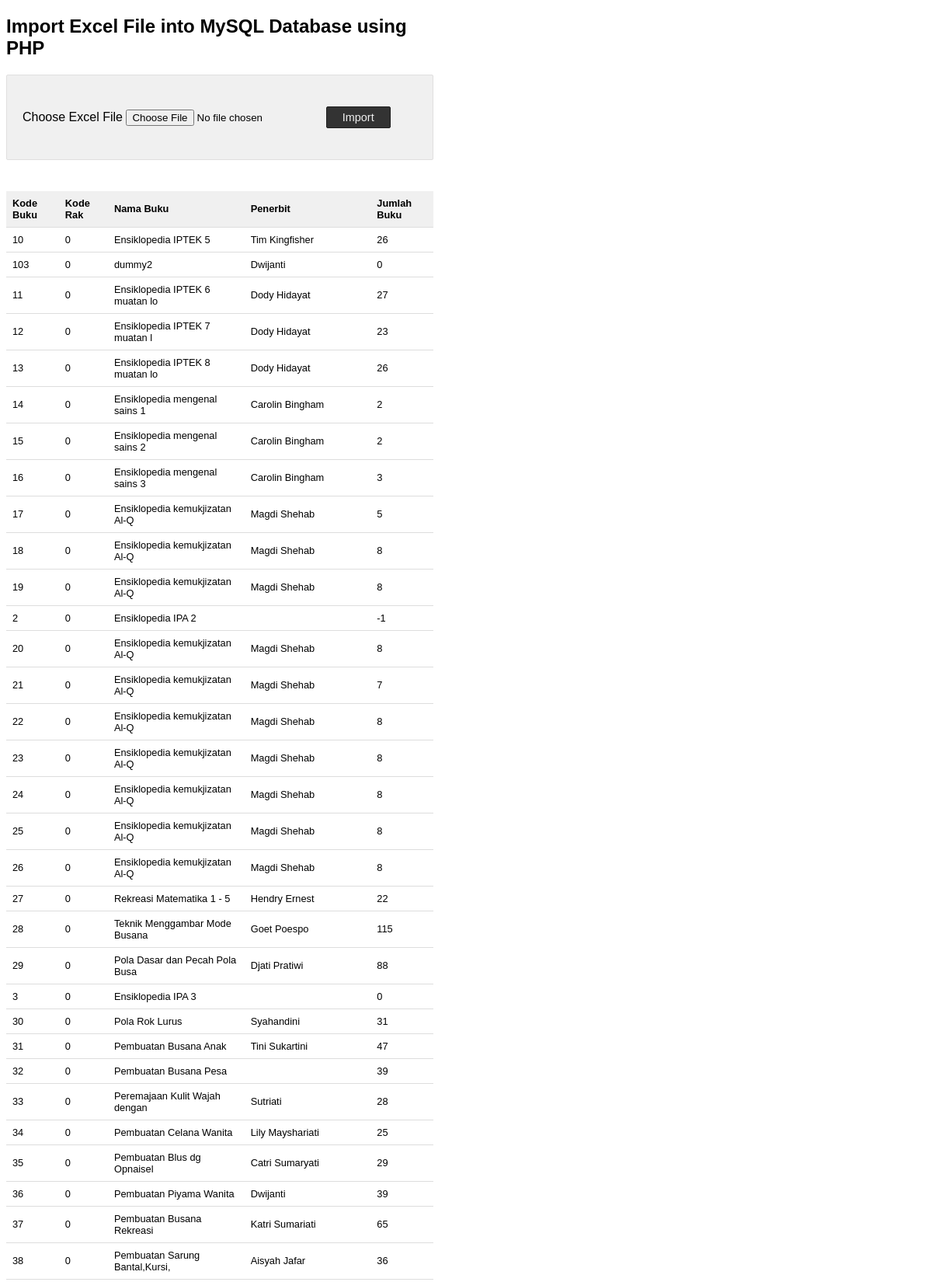
The page /Perpustakaan/import_buku.php (upper part) on the database its author committed.
### tables this page shows
CREATE TABLE `buku` (
  `kd_buku` varchar(6) NOT NULL,
  `kd_rak` int(11) DEFAULT NULL,
  `nama_buku` varchar(30) DEFAULT NULL,
  `penerbit` text,
  `pengarang` varchar(100) DEFAULT NULL,
  `jumlah_buku` int(11) DEFAULT NULL
);

### Perpustakaan/import_buku.php (the view, shortened to what this page needs)
<?php
$conn = mysqli_connect("localhost","root","","perpustakaan_v2");
?>
<!DOCTYPE html>
<html>
<head>
</head>
<body>
    <h2>Import Excel File into MySQL Database using PHP</h2>
    <div class="outer-container">
        <form action="" method="post"
            name="frmExcelImport" id="frmExcelImport" enctype="multipart/form-data">
            <div>
                <label>Choose Excel
                    File</label> <input type="file" name="file"
                    id="file" accept=".xls,.xlsx">
                <button type="submit" id="submit" name="import"
                    class="btn-submit">Import</button>
            </div>
        </form>
    </div>
<?php
    $result = mysqli_query($conn, "SELECT * FROM buku");
if (mysqli_num_rows($result) > 0)
{
?>
    <table class='tutorial-table'>
        <thead>
            <tr>
                <th>Kode Buku</th>
                <th>Kode Rak</th>
                <th>Nama Buku</th>
                <th>Penerbit</th>
                <th>Jumlah Buku</th>
            </tr>
        </thead>
<?php
    while ($row = mysqli_fetch_array($result)) {
?>
        <tbody>
        <tr>
            <td><?php  echo $row['kd_buku']; ?></td>
            <td><?php  echo $row['kd_rak']; ?></td>
            <td><?php  echo $row['nama_buku']; ?></td>
            <td><?php  echo $row['penerbit']; ?></td>
            <td><?php  echo $row['jumlah_buku']; ?></td>
        </tr>
<?php
    }
?>
        </tbody>
    </table>
<?php
}
?>
</body>
</html>

### Perpustakaan/import_buku.php (style rules this page uses)
body { font-family: Arial; width: 550px; }
.outer-container { background: #F0F0F0; border: #e0dfdf 1px solid; padding: 40px 20px; border-radius: 2px; }
.btn-submit { background: #333; border: #1d1d1d 1px solid; border-radius: 2px; color: #f0f0f0; cursor: pointer; padding: 5px 20px; font-size:0.9em; }
.tutorial-table { margin-top: 40px; font-size: 0.8em; border-collapse: collapse; width: 100%; }
.tutorial-table th { background: #f0f0f0; border-bottom: 1px solid #dddddd; padding: 8px; text-align: left; }
.tutorial-table td { background: #FFF; border-bottom: 1px solid #dddddd; padding: 8px; text-align: left; }

### rows shown on the page
buku: kd_buku "10", kd_rak "0", nama_buku "Ensiklopedia IPTEK 5", penerbit "Tim Kingfisher", jumlah_buku "26"
buku: kd_buku "103", kd_rak "0", nama_buku "dummy2", penerbit "Dwijanti", jumlah_buku "0"
buku: kd_buku "11", kd_rak "0", nama_buku "Ensiklopedia IPTEK 6 muatan lo", penerbit "Dody Hidayat", jumlah_buku "27"
buku: kd_buku "12", kd_rak "0", nama_buku "Ensiklopedia IPTEK 7 muatan l", penerbit "Dody Hidayat", jumlah_buku "23"
buku: kd_buku "13", kd_rak "0", nama_buku "Ensiklopedia IPTEK 8 muatan lo", penerbit "Dody Hidayat", jumlah_buku "26"
buku: kd_buku "14", kd_rak "0", nama_buku "Ensiklopedia mengenal sains 1", penerbit "Carolin Bingham", jumlah_buku "2"
buku: kd_buku "15", kd_rak "0", nama_buku "Ensiklopedia mengenal sains 2", penerbit "Carolin Bingham", jumlah_buku "2"
buku: kd_buku "16", kd_rak "0", nama_buku "Ensiklopedia mengenal sains 3", penerbit "Carolin Bingham", jumlah_buku "3"
buku: kd_buku "17", kd_rak "0", nama_buku "Ensiklopedia kemukjizatan Al-Q", penerbit "Magdi Shehab", jumlah_buku "5"
buku: kd_buku "18", kd_rak "0", nama_buku "Ensiklopedia kemukjizatan Al-Q", penerbit "Magdi Shehab", jumlah_buku "8"
buku: kd_buku "19", kd_rak "0", nama_buku "Ensiklopedia kemukjizatan Al-Q", penerbit "Magdi Shehab", jumlah_buku "8"
buku: kd_buku "2", kd_rak "0", nama_buku "Ensiklopedia IPA 2", jumlah_buku "-1"
buku: kd_buku "20", kd_rak "0", nama_buku "Ensiklopedia kemukjizatan Al-Q", penerbit "Magdi Shehab", jumlah_buku "8"
buku: kd_buku "21", kd_rak "0", nama_buku "Ensiklopedia kemukjizatan Al-Q", penerbit "Magdi Shehab", jumlah_buku "7"
buku: kd_buku "22", kd_rak "0", nama_buku "Ensiklopedia kemukjizatan Al-Q", penerbit "Magdi Shehab", jumlah_buku "8"
buku: kd_buku "23", kd_rak "0", nama_buku "Ensiklopedia kemukjizatan Al-Q", penerbit "Magdi Shehab", jumlah_buku "8"
buku: kd_buku "24", kd_rak "0", nama_buku "Ensiklopedia kemukjizatan Al-Q", penerbit "Magdi Shehab", jumlah_buku "8"
buku: kd_buku "25", kd_rak "0", nama_buku "Ensiklopedia kemukjizatan Al-Q", penerbit "Magdi Shehab", jumlah_buku "8"
buku: kd_buku "26", kd_rak "0", nama_buku "Ensiklopedia kemukjizatan Al-Q", penerbit "Magdi Shehab", jumlah_buku "8"
buku: kd_buku "27", kd_rak "0", nama_buku "Rekreasi Matematika 1 - 5", penerbit "Hendry Ernest", jumlah_buku "22"
buku: kd_buku "28", kd_rak "0", nama_buku "Teknik Menggambar Mode Busana", penerbit "Goet Poespo", jumlah_buku "115"
buku: kd_buku "29", kd_rak "0", nama_buku "Pola Dasar dan Pecah Pola Busa", penerbit "Djati Pratiwi", jumlah_buku "88"
buku: kd_buku "3", kd_rak "0", nama_buku "Ensiklopedia IPA 3", jumlah_buku "0"
buku: kd_buku "30", kd_rak "0", nama_buku "Pola Rok Lurus", penerbit "Syahandini", jumlah_buku "31"
buku: kd_buku "31", kd_rak "0", nama_buku "Pembuatan Busana Anak", penerbit "Tini Sukartini", jumlah_buku "47"
buku: kd_buku "32", kd_rak "0", nama_buku "Pembuatan Busana Pesa", jumlah_buku "39"
buku: kd_buku "33", kd_rak "0", nama_buku "Peremajaan Kulit Wajah dengan", penerbit "Sutriati", jumlah_buku "28"
buku: kd_buku "34", kd_rak "0", nama_buku "Pembuatan Celana Wanita", penerbit "Lily Mayshariati", jumlah_buku "25"
buku: kd_buku "35", kd_rak "0", nama_buku "Pembuatan Blus dg Opnaisel", penerbit "Catri Sumaryati", jumlah_buku "29"
buku: kd_buku "36", kd_rak "0", nama_buku "Pembuatan Piyama Wanita", penerbit "Dwijanti", jumlah_buku "39"
buku: kd_buku "37", kd_rak "0", nama_buku "Pembuatan Busana Rekreasi", penerbit "Katri Sumariati", jumlah_buku "65"
buku: kd_buku "38", kd_rak "0", nama_buku "Pembuatan Sarung Bantal,Kursi,", penerbit "Aisyah Jafar", jumlah_buku "36"
